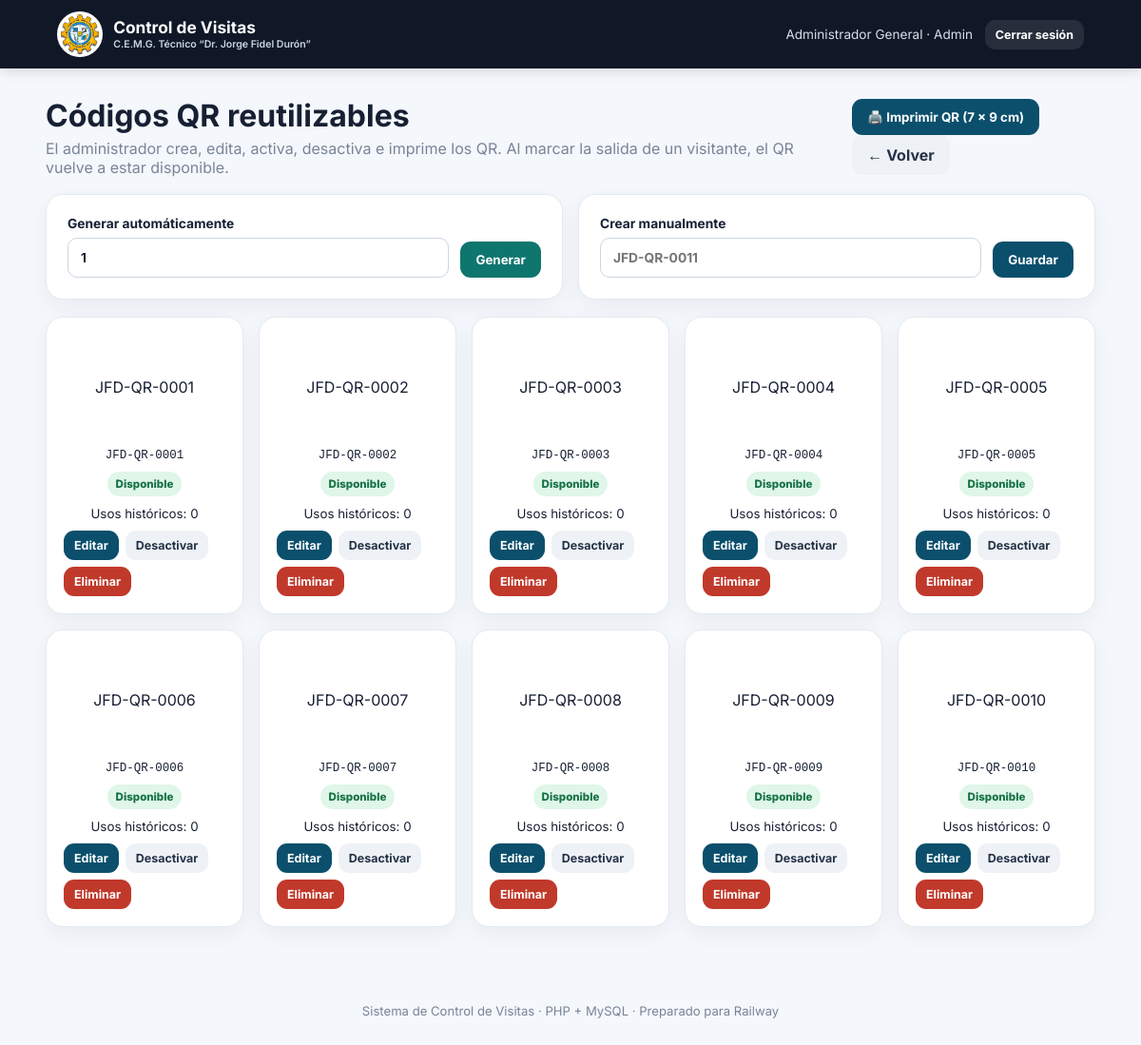
The app's page /admin/codigos_qr.php (signed in) with its own data.
### tables this page shows
CREATE TABLE IF NOT EXISTS codigos_qr (
  id_codigo_qr INT AUTO_INCREMENT PRIMARY KEY,
  codigo VARCHAR(80) NOT NULL UNIQUE,
  estado ENUM('Disponible','Asignado','Inactivo') NOT NULL DEFAULT 'Disponible',
  activo TINYINT(1) NOT NULL DEFAULT 1,
  creado_por INT NULL,
  creado_en TIMESTAMP NOT NULL DEFAULT CURRENT_TIMESTAMP,
  asignado_en DATETIME NULL,
  CONSTRAINT fk_qr_creador FOREIGN KEY (creado_por) REFERENCES usuarios(id_usuario) ON DELETE SET NULL,
  INDEX idx_qr_estado (estado),
  INDEX idx_qr_activo (activo)
);

### funciones.php (called while the page is built, shortened)
<?php
require_once __DIR__ . '/db.php';
function e($v): string { return htmlspecialchars((string)$v, ENT_QUOTES, 'UTF-8'); }

### db.php (called while the page is built, shortened)
<?php
function isLoggedIn(): bool { return !empty($_SESSION['user_id']); }

### admin/codigos_qr.php (the view, shortened to what this page needs)
<?php
require_once __DIR__.'/../funciones.php';
$editar=null;
$r=mysqli_query($conn,"SELECT c.*,u.nombre_completo creador,(SELECT COUNT(*) FROM visitas v WHERE v.id_codigo_qr=c.id_codigo_qr) usos,(SELECT vi.nombre_completo FROM visitas v JOIN visitantes vi ON vi.id_visitante=v.id_visitante WHERE v.id_codigo_qr=c.id_codigo_qr AND v.estado_visita IN ('Pendiente','Activa') ORDER BY v.id_visita DESC LIMIT 1) visitante_actual FROM codigos_qr c LEFT JOIN usuarios u ON u.id_usuario=c.creado_por ORDER BY c.id_codigo_qr");
$lista=$r->fetch_all(MYSQLI_ASSOC);
$titulo='Códigos QR';$base='..';include __DIR__.'/../header.php'; ?>
<div class="page-head no-print"><div><h1>Códigos QR reutilizables</h1><p>El administrador crea, edita, activa, desactiva e imprime los QR. Al marcar la salida de un visitante, el QR vuelve a estar disponible.</p></div><div><button class="btn secondary" type="button" onclick="window.print()">🖨️ Imprimir QR (7 × 9 cm)</button> <a class="btn ghost" href="dashboard.php">← Volver</a></div></div>
<div class="grid actions no-print" style="margin-bottom:18px">
<form method="post" class="card inline-form" style="margin:0"><input type="hidden" name="accion" value="generar"><label class="grow">Generar automáticamente<input type="number" name="cantidad" min="1" max="100" value="1" required></label><button class="btn primary">Generar</button></form>
<form method="post" class="card inline-form" style="margin:0"><label class="grow"><?=$editar?'Editar':'Crear manualmente'?><input name="codigo" maxlength="80" value="<?=e($editar['codigo']??'')?>" placeholder="JFD-QR-0011" required></label><button class="btn secondary">Guardar</button></form>
</div>
<div class="qr-admin-grid">
<?php foreach($lista as $c): ?>
<article class="qr-admin-card <?=!$c['activo']?'qr-disabled':''?>">
<div class="qr-mini" data-code="<?=e($c['codigo'])?>"></div><code><?=e($c['codigo'])?></code>
<span class="badge no-print <?=$c['estado']==='Disponible'?'success':($c['estado']==='Asignado'?'warning':'secondary')?>"><?=e($c['estado'])?></span>
<?php if($c['visitante_actual']):?><small class="no-print">Asignado a: <?=e($c['visitante_actual'])?></small><?php endif;?><small class="no-print">Usos históricos: <?=(int)$c['usos']?></small>
<div class="row-actions no-print"><a class="btn small secondary" href="?editar=<?=$c['id_codigo_qr']?>">Editar</a><form method="post"><button class="btn small ghost" <?=$c['estado']==='Asignado'?'disabled':''?>><?=$c['activo']?'Desactivar':'Activar'?></button></form><form method="post" onsubmit="return confirm('¿Eliminar este QR? Solo se podrá eliminar si nunca ha sido usado.');"><button class="btn small danger" <?=$c['estado']==='Asignado'?'disabled':''?>>Eliminar</button></form></div>
</article><?php endforeach; ?>
</div>
<?php include __DIR__.'/../footer.php'; ?>

### header.php (shortened to what this page needs)
<?php require_once __DIR__.'/funciones.php'; $flash=takeFlash(); ?>
<!doctype html><html lang="es"><head><meta charset="utf-8"><meta name="viewport" content="width=device-width, initial-scale=1">
<link rel="stylesheet" href="<?= e($base ?? '.') ?>/css/style.css"></head><body>
<header class="topbar"><a class="brand" href="<?= e($base ?? '.') ?>/index.php"><img src="<?= e($base ?? '.') ?>/assets/logo.png" alt="Logo"><span><b>Control de Visitas</b><small>C.E.M.G. Técnico “Dr. Jorge Fidel Durón”</small></span></a>
<?php if(isLoggedIn()): ?><nav><span class="user-chip"><?= e($_SESSION['user_name']) ?> · <?= e($_SESSION['user_rol']) ?></span><a class="btn small ghost" href="<?= e($base ?? '.') ?>/logout.php">Cerrar sesión</a></nav><?php endif; ?></header>
<main class="container">

### footer.php
</main><footer class="footer">Sistema de Control de Visitas · PHP + MySQL · Preparado para Railway</footer></body></html>

### css/style.css (style rules this page uses)
* { box-sizing:border-box }
html,body { margin:0;background:#f4f7fb;color:#172033;font-family:Inter,system-ui,sans-serif }
a { text-decoration:none;color:inherit }
.topbar { height:72px;background:#101827;color:#fff;display:flex;align-items:center;justify-content:space-between;padding:0 5vw;position:sticky;top:0;z-index:20;box-shadow:0 3px 12px #0002 }
.brand { font-weight:800;font-size:1.08rem;display:flex;gap:.7rem;align-items:center }
.topbar nav { display:flex;gap:.8rem;align-items:center }
.user-chip { font-size:.85rem;color:#d7deea }
.container { width:min(1180px,92vw);margin:30px auto 50px }
.footer { text-align:center;color:#7a8498;font-size:.82rem;padding:30px }
.grid.actions { display:grid;grid-template-columns:repeat(2,1fr);gap:16px }
.btn { display:inline-flex;align-items:center;justify-content:center;border:0;border-radius:11px;padding:11px 16px;font-weight:700;cursor:pointer;font-family:inherit }
.btn.primary { background:#0f766e;color:#fff }
.btn.secondary { background:#0b4f6c;color:#fff }
.btn.danger { background:#c0392b;color:#fff }
.btn.ghost { background:#eef2f7;color:#263247 }
.topbar .btn.ghost { background:#ffffff18;color:#fff }
.btn.small { padding:8px 11px;font-size:.78rem }
.page-head { display:flex;justify-content:space-between;align-items:center;gap:20px;margin-bottom:18px }
.page-head h1 { margin:0 0 5px }
.page-head p { margin:0;color:#7a8498 }
.card,.table-card { background:#fff;border:1px solid #e4e9f0;border-radius:18px;padding:22px;box-shadow:0 8px 25px #12223a0d;margin-bottom:18px }
.form-grid label,.auth-card label,.inline-form label { font-size:.86rem;font-weight:700;display:flex;flex-direction:column;gap:7px }
input,select,textarea { width:100%;border:1px solid #ccd5e2;background:#fff;border-radius:10px;padding:12px 13px;font:inherit;color:#172033;outline:none }
.inline-form,.searchbar { display:flex;gap:12px;align-items:end }
.grow { flex:1 }
.badge { display:inline-block;padding:6px 9px;border-radius:999px;font-size:.72rem;font-weight:800 }
.badge.success { background:#dff6e9;color:#177245 }
.small { font-size:.8rem }
.brand img { width:48px;height:48px;object-fit:contain;background:#fff;border-radius:50%;padding:3px }
.brand>span { display:flex;flex-direction:column;line-height:1.15 }
.brand small { font-size:.66rem;font-weight:600;color:#cbd5e1;margin-top:3px }
.qr-admin-grid { display:grid;grid-template-columns:repeat(auto-fill,minmax(190px,1fr));gap:16px }
.qr-admin-card { background:#fff;border:1px solid #e4e9f0;border-radius:18px;padding:18px;text-align:center;display:flex;flex-direction:column;align-items:center;gap:10px;box-shadow:0 8px 25px #12223a0d }
.qr-mini { min-height:110px;display:grid;place-items:center }
.qr-admin-card code { font-size:.78rem;word-break:break-all }
.row-actions { display:flex;flex-wrap:wrap;gap:7px;align-items:center }
.row-actions form { margin:0 }

### records on screen
codigos_qr: codigo "JFD-QR-0001", estado "Disponible", usos "0", activo "Desactivar"
codigos_qr: codigo "JFD-QR-0002", estado "Disponible", usos "0", activo "Desactivar"
codigos_qr: codigo "JFD-QR-0003", estado "Disponible", usos "0", activo "Desactivar"
codigos_qr: codigo "JFD-QR-0004", estado "Disponible", usos "0", activo "Desactivar"
codigos_qr: codigo "JFD-QR-0005", estado "Disponible", usos "0", activo "Desactivar"
codigos_qr: codigo "JFD-QR-0006", estado "Disponible", usos "0", activo "Desactivar"
codigos_qr: codigo "JFD-QR-0007", estado "Disponible", usos "0", activo "Desactivar"
codigos_qr: codigo "JFD-QR-0008", estado "Disponible", usos "0", activo "Desactivar"
codigos_qr: codigo "JFD-QR-0009", estado "Disponible", usos "0", activo "Desactivar"
codigos_qr: codigo "JFD-QR-0010", estado "Disponible", usos "0", activo "Desactivar"

### other values on screen
$_SESSION['user_name'] "Administrador General"
$_SESSION['user_rol'] "Admin"
